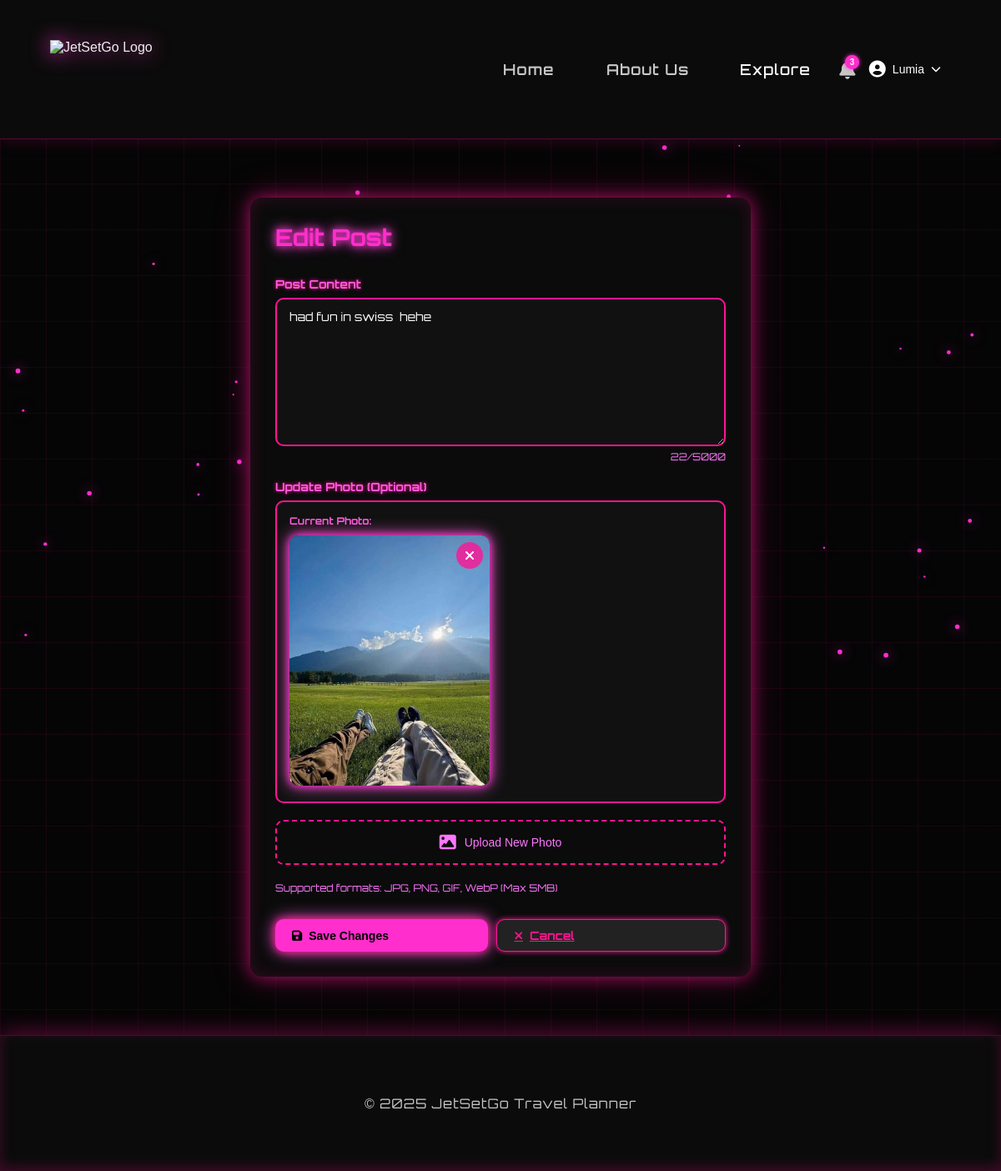
/social/post/4/edit (signed in), run on the app's committed database.
### app/models.py (models this page shows, shortened)
class Post(db.Model):
    __tablename__ = "post"
    id = db.Column(db.Integer, primary_key=True)
    user_id = db.Column(db.Integer, db.ForeignKey("user.id"), nullable=False)
    content = db.Column(db.Text, nullable=False)
    image_url = db.Column(db.String(500))
    created_at = db.Column(db.DateTime, default=datetime.utcnow)
    updated_at = db.Column(db.DateTime, default=datetime.utcnow, onupdate=datetime.utcnow)
    user = db.relationship("User", backref=db.backref("posts", lazy=True, cascade="all, delete-orphan"))
    comments = db.relationship("Comment", backref="post", lazy=True, cascade="all, delete-orphan")
    likes = db.relationship("User", secondary=post_likes, backref=db.backref("liked_posts", lazy=True))
    def delete(self):
        """Delete post"""
        db.session.delete(self)
        db.session.commit()

### app/routes/social.py (the view, shortened to what this page needs)
@social_bp.route("/post/<int:post_id>/edit", methods=["GET", "POST"])
def edit_post(post_id):
    from app.models import Post
    post = Post.query.get_or_404(post_id)
    if post.user_id != session.get("user_id"):
        flash("You can only edit your own posts", "danger")
        return redirect(url_for("social.your_page"))
    return render_template("edit_post.html", post=post)

### app/templates/edit_post.html (shortened to what this page needs)
{% extends 'base.html' %}
{% block content %}
<div class="edit-post-container">
    <div class="form-wrapper">
        <h1>Edit Post</h1>
        <form method="POST" enctype="multipart/form-data" class="post-form">
            <div class="form-group">
                <label for="content">Post Content</label>
                <textarea
                    id="content"
                    name="content"
                    class="form-control"
                    placeholder="Share your thoughts, travel tips, memories..."
                    rows="6"
                    maxlength="5000"
                    required>{{ post.content }}</textarea>
                <small class="char-count"><span id="charCount">{{ post.content|length }}</span>/5000</small>
            </div>
            <div class="form-group">
                <label>Update Photo (Optional)</label>
                {% if post.image_url %}
                    <div class="current-image">
                        <p class="image-label">Current Photo:</p>
                        <div class="preview-container">
                            <img src="{{ post.image_url }}" alt="Current post image">
                            <button type="button" class="remove-btn" onclick="removeCurrentImage()">
                                <i class="fas fa-times"></i>
                            </button>
                        </div>
                    </div>
                {% endif %}
                <div class="upload-options">
                    <button type="button" class="upload-btn" onclick="document.getElementById('imageInput').click()">
                        <i class="fas fa-image"></i>
                        <span>Upload New Photo</span>
                    </button>
                </div>
                <small class="upload-help">Supported formats: JPG, PNG, GIF, WebP (Max 5MB)</small>
            </div>
            <div class="form-actions">
                <button type="submit" class="btn btn-primary">
                    <i class="fas fa-save"></i> Save Changes
                </button>
                <a href="{{ url_for('social.your_page') }}" class="btn btn-secondary">
                    <i class="fas fa-times"></i> Cancel
                </a>
            </div>
        </form>
    </div>
</div>
{% endblock %}

### app/static/css/style.css (style rules this page uses)
:root { --bg-color: #000000; --text-color: #f2f2f2; --soft-text: #c7c7c7; --card-bg: rgba(10, 10, 10, 0.8); --border-color: #ff2ecc; --neon-pink: #ff2ecc; --neon-hover: #ff5be0; }
body { background: var(--bg-color); color: var(--text-color); font-family: "Inter", sans-serif; margin: 0; padding: 0; opacity: 0; animation: fadeIn 0.9s ease-out forwards; }
a { transition: opacity 0.3s ease; }
body::before { content: ""; position: fixed; top: 0; left: 0; width: 100%; height: 100%; background-image: linear-gradient(rgba(255, 20, 147, 0.08) 1px, transparent 1px), linear-gradient(90deg, rgba(255, 20, 147, 0.08) 1px, transparent 1px); background-size: 55px 55px; animation: gridMove 32s linear infinite; z-index: -3; pointer-events: none !important; }
label { font-size: 14px; margin-bottom: 5px; display: block; position: relative; z-index: 20; }
.btn { width: 100%; padding: 12px 0; background: var(--neon-pink); color: #000; border: none; font-weight: 600; font-size: 16px; margin-top: 10px; border-radius: 8px; cursor: pointer; transition: 0.25s ease; box-shadow: 0 0 12px var(--neon-pink); position: relative; z-index: 20; }
.btn-primary { background: var(--neon-pink) !important; color: #000 !important; border: none !important; box-shadow: 0 0 12px var(--neon-pink); }
body { background: #050505; color: #eee; font-family: 'Poppins', sans-serif; }
.btn, .btn-small, .btn-clear { padding: 10px 18px; border: none; border-radius: 8px; background: var(--neon-pink); color: #000; cursor: pointer; font-weight: bold; transition: 0.2s ease; }

### app/templates/edit_post.html (style rules this page uses)
.edit-post-container { max-width: 600px; margin: 40px auto; padding: 0 20px; font-family: 'Orbitron', sans-serif; color: #fff; }
.form-wrapper { background: #0b0b0b; padding: 30px; border-radius: 14px; box-shadow: 0 0 20px rgba(255, 20, 147, 0.6), 0 0 45px rgba(255, 20, 147, 0.25), inset 0 0 20px rgba(255, 20, 147, 0.15); backdrop-filter: blur(4px); }
.form-wrapper h1 { margin-top: 0; margin-bottom: 30px; font-size: 28px; color: #ff2ecc; text-shadow: 0 0 8px #ff2ecc, 0 0 16px #ff5be0; }
.post-form { display: flex; flex-direction: column; gap: 20px; }
.form-group { display: flex; flex-direction: column; }
.form-group label { font-weight: bold; margin-bottom: 8px; color: #ff5be0; text-shadow: 0 0 4px #ff1493; font-size: 14px; }
.form-control { padding: 12px 15px; border: 2px solid #ff1493; border-radius: 10px; font-size: 14px; font-family: 'Orbitron', sans-serif; background: #111; color: #fff; transition: all 0.3s; resize: vertical; }
textarea.form-control { min-height: 150px; }
.char-count { font-size: 12px; color: #ff77ff; text-align: right; margin-top: 5px; }
.current-image { margin-bottom: 20px; padding: 15px; background: #111; border-radius: 10px; border: 2px solid #ff1493; }
.image-label { font-size: 12px; font-weight: bold; color: #ff5be0; margin: 0 0 10px 0; }
.upload-options { display: flex; flex-direction: column; gap: 10px; margin-bottom: 15px; }
.upload-btn { display: flex; align-items: center; justify-content: center; gap: 10px; padding: 15px 20px; border: 2px dashed #ff1493; border-radius: 10px; background: #0b0b0b; cursor: pointer; transition: all 0.3s; font-size: 14px; font-weight: 500; color: #ff77ff; }
.upload-btn i { font-size: 20px; }
.preview-container { position: relative; display: inline-block; max-width: 100%; }
.preview-container img { max-width: 100%; max-height: 300px; border-radius: 10px; object-fit: cover; box-shadow: 0 0 10px #ff2ecc, 0 0 20px #ff5be0; }
.remove-btn { position: absolute; top: 8px; right: 8px; width: 32px; height: 32px; border-radius: 50%; background: rgba(255, 20, 147, 0.8); border: none; color: #fff; cursor: pointer; display: flex; align-items: center; justify-content: center; transition: all 0.3s, transform 0.2s; font-size: 16px; }
.upload-help { font-size: 12px; color: #ff77ff; margin-top: 5px; }
.form-actions { display: flex; gap: 10px; justify-content: flex-end; }
.btn { padding: 10px 20px; border-radius: 10px; font-weight: bold; transition: all 0.3s; display: inline-flex; align-items: center; gap: 8px; border: none; cursor: pointer; font-size: 14px; }
.btn-primary { background: linear-gradient(135deg, #ff1493 0%, #ff2ecc 50%, #ff5be0 100%); color: #fff; box-shadow: 0 0 10px #ff1493, 0 0 20px #ff5be0; }
.btn-secondary { background: #222; color: #ff1493; border: 1px solid #ff1493; box-shadow: 0 0 6px #ff1493; }

### data on the page
Post: content "had fun in swiss hehe", image_url (picture)

### other printed values
{{ session.get('user_name', 'User') }} "Lumia"
{{ post.content|length }} "22"
{{ 2025 }} "2025"
